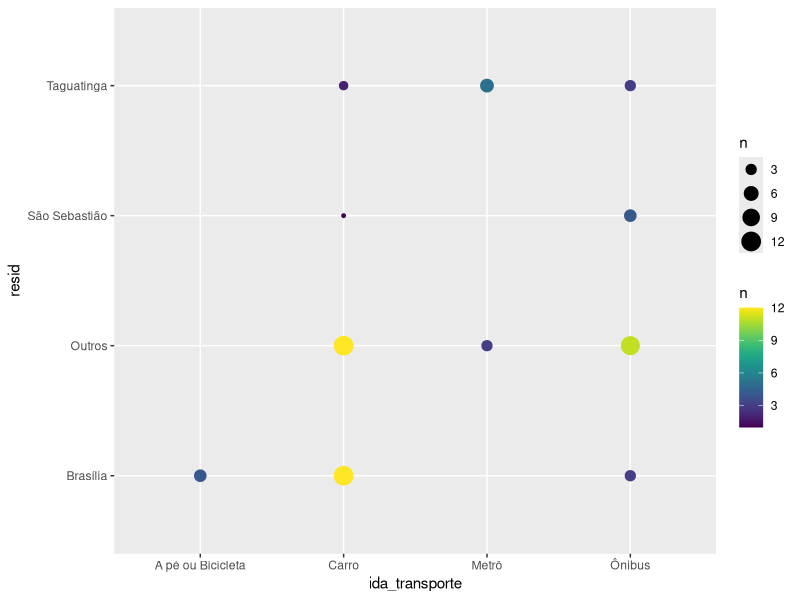
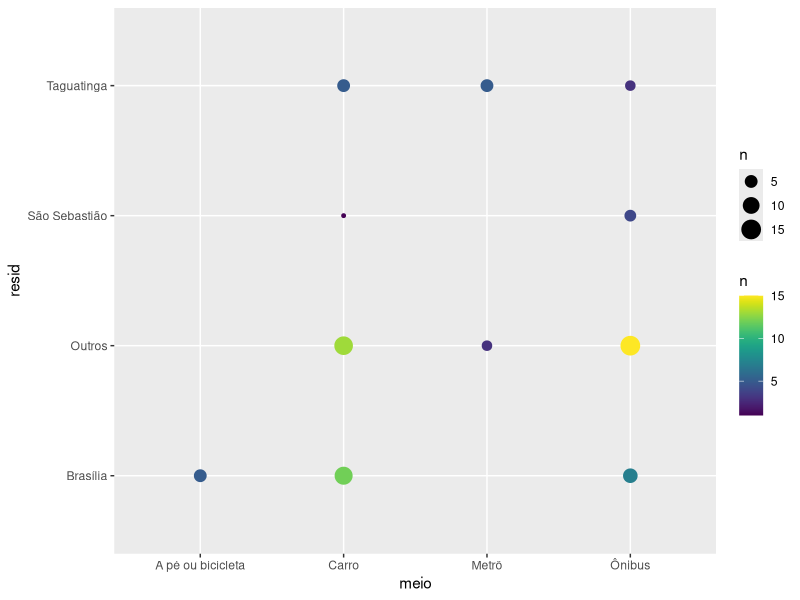
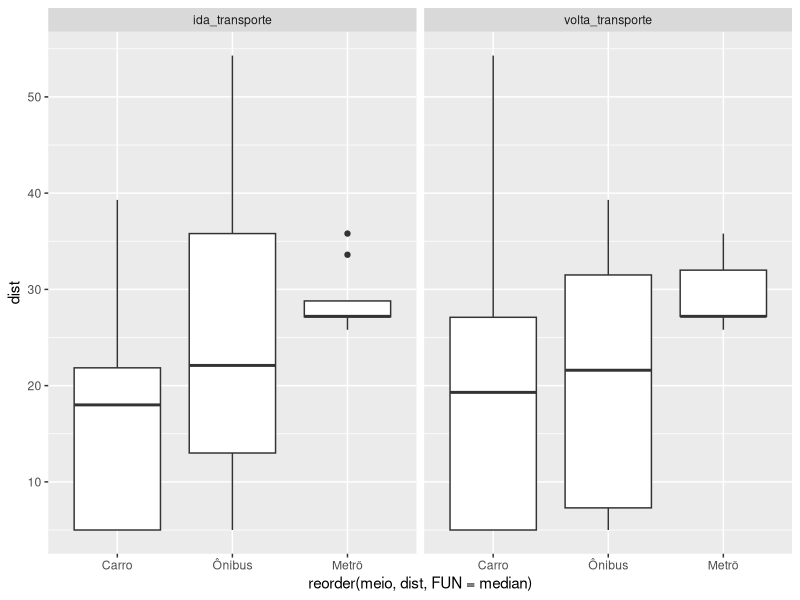
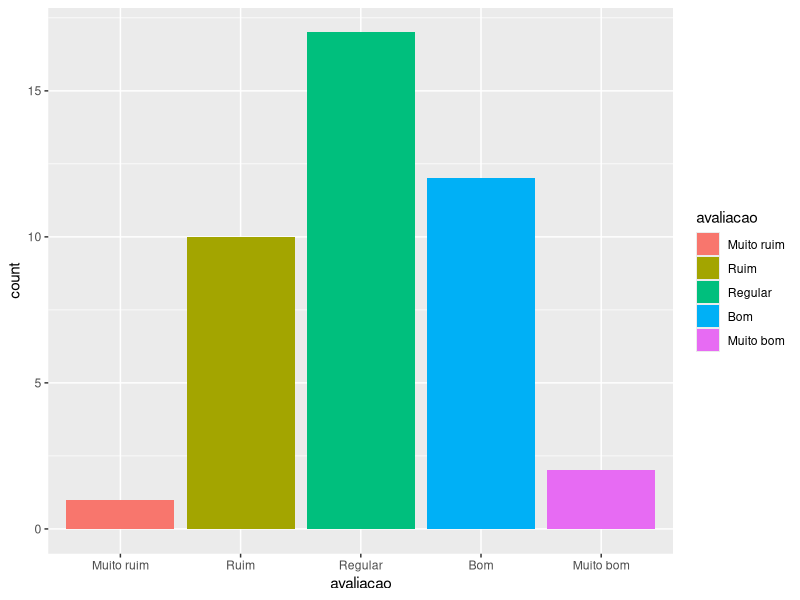
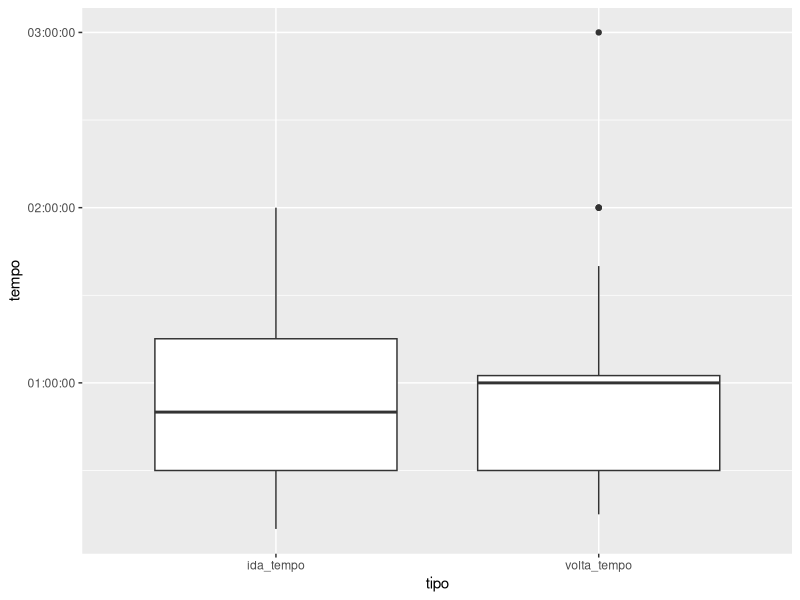
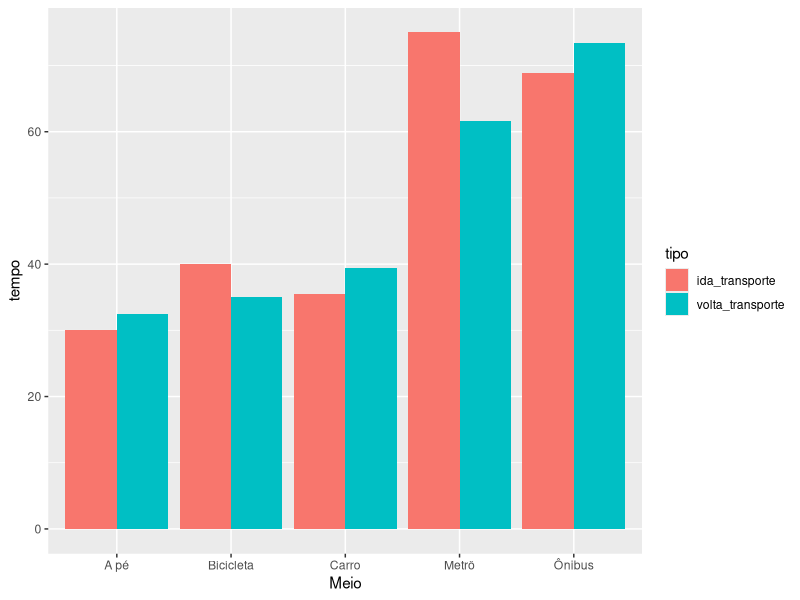
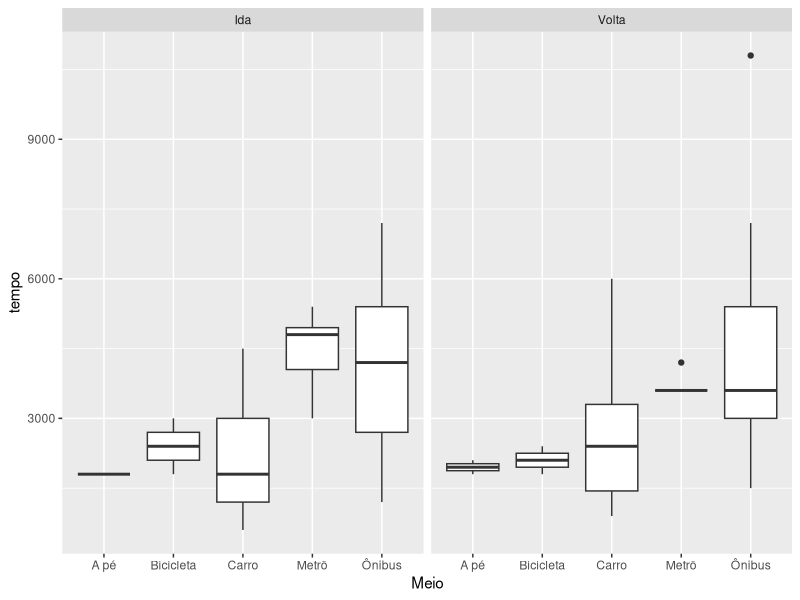
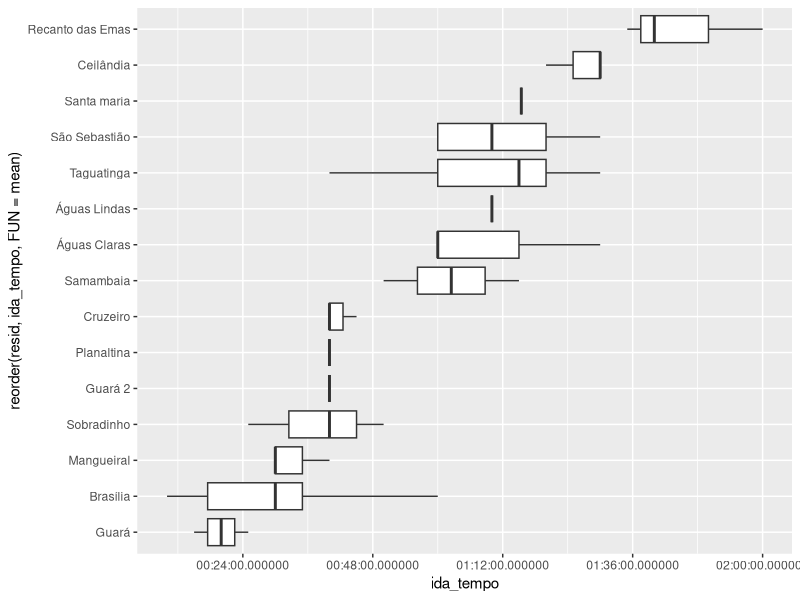

R code for these plots, in order:
## ---- chunk 1
knitr::opts_chunk$set(echo = TRUE)
library(tidyverse)
library(viridis)

transito <- read_csv("tabela1.csv")
transito2 <- read_csv("tabela2.csv")
## ---- chunk 2
transito %>%
  gather(ida_transporte, volta_transporte, key=tipo, value=Meio) %>% 
  group_by(Meio) %>% 
  summarise(Ida = sum(tipo == 'ida_transporte'), Volta = sum(tipo == 'volta_transporte'))
## ---- chunk 3
transito %>%
  mutate(resid = ifelse( resid %in% c('Asa Norte', 'Asa Sul'), 'Brasília', resid),
         resid = ifelse( resid %in% c('Brasília', 'Taguatinga', 'São Sebastião'), resid, 'Outros'),
         ida_transporte = ifelse( ida_transporte %in% c('A pé', 'Bicicleta'), "A pé ou Bicicleta", ida_transporte)) %>%
  group_by(ida_transporte, resid) %>% 
  summarise(n = n()) %>% 
  ggplot() +
    geom_point(aes(ida_transporte, resid, size = n, color = n)) + 
    scale_color_viridis()
## ---- chunk 4
transito2 %>%
  mutate(resid = ifelse( resid %in% c('Asa Norte', 'Asa Sul'), 'Brasília', resid),
         resid = ifelse( resid %in% c('Brasília', 'Taguatinga', 'São Sebastião'), resid, 'Outros')) %>%
  group_by(meio, resid) %>% 
  summarise(n = n()) %>% 
  ggplot() +
    geom_point(aes(meio, resid, size = n, color = n)) + 
    scale_color_viridis()
## ---- chunk 5
transito %>% 
  mutate(dist = ifelse(dist == 10.8, 5, dist)) %>% 
  group_by(volta_transporte) %>% 
  summarise(dist_media = mean(dist))
## ---- chunk 6
transito %>% 
  gather(ida_transporte, volta_transporte, key = tipo, value = meio) %>% 
  filter(meio %in% c("Ônibus", "Metrô", "Carro")) %>% 
  mutate(dist = ifelse(dist == 10.8, 5, dist)) %>% 
  ggplot() + 
    geom_boxplot(aes(reorder(meio, dist, FUN = median ), dist)) +
    facet_wrap(~ tipo)
## ---- chunk 7
transito$avaliacao <- as_factor(transito$avaliacao)
transito$avaliacao <- factor(transito$avaliacao, levels = c('Muito ruim', 'Ruim', 'Regular', 'Bom', 'Muito bom'))
## ---- chunk 8
transito %>%
  filter(is.na(avaliacao) != TRUE) %>% 
  ggplot(aes(avaliacao)) +
    geom_bar(aes(fill = avaliacao))
## ---- chunk 9
transito %>% 
  filter(ida_transporte == "Metrô" | volta_transporte == "Metrô") %>% 
  group_by(avaliacao) %>% 
  summarise(n())
## ---- chunk 10
transito <- transito %>%
  mutate(tempo = (ida_tempo + volta_tempo)/60)
  
transito_tempo <- as.numeric(pull(transito, tempo))
## ---- chunk 11
transito %>% 
  select(ida_tempo, volta_tempo) %>% 
  mutate(transito_tempo = (ida_tempo + volta_tempo)) %>% 
  gather(`ida_tempo`, `volta_tempo`, key=tipo, value=tempo) %>% 
  ggplot() +
    geom_boxplot(aes(tipo, tempo))
## ---- chunk 12
transito %>% 
  gather(ida_transporte, volta_transporte, key=tipo, value=Meio) %>% 
  mutate(tempo = ifelse(tipo == "ida_transporte", ida_tempo, volta_tempo)) %>% 
  group_by(Meio, tipo) %>% 
  summarise(tempo = mean(tempo/60)) %>% 
  #spread(key=tipo, value = tempo)
  ggplot() +
    geom_bar(aes(Meio, tempo, fill=tipo), stat="identity", position = "dodge")
## ---- chunk 13
transito %>% 
  gather(ida_transporte, volta_transporte, key=tipo, value=Meio) %>% 
  mutate(tempo = ifelse(tipo == "ida_transporte", ida_tempo, volta_tempo),
         tipo = ifelse(tipo == "ida_transporte", "Ida", "Volta")) %>% 
  ggplot() +
    geom_boxplot(aes(Meio, tempo)) +
    facet_wrap(~ tipo)
## ---- chunk 14
transito %>%
  mutate(resid = ifelse( resid %in% c('Asa Norte', 'Asa Sul'), 'Brasília', resid)) %>%
  ggplot(aes(x = reorder(resid, ida_tempo, FUN = mean), y = ida_tempo)) +
    geom_boxplot() +
    coord_flip()
## ---- chunk 15
transito %>%
  mutate(resid = ifelse( resid %in% c('Asa Norte', 'Asa Sul'), 'Brasília', resid)) %>%
  ggplot(aes(x = reorder(resid, volta_tempo, FUN = mean), y = volta_tempo)) +
    geom_boxplot() +
    coord_flip()
## ---- chunk 16
ggplot(transito, aes(dist, tempo)) + 
  geom_point()
## ---- chunk 17
transito <- transito %>% 
  mutate(cred = ifelse(cred < 6, NA, cred))

creditos <- transito %>% 
  filter(is.na(cred) == FALSE) %>% 
  pull(cred)
## ---- chunk 18
transito %>% 
  mutate(tempo = tempo * 7) %>% 
  ggplot(aes(cred, tempo)) + 
    geom_point()
## ---- chunk 19
transito %>% 
  filter(is.na(cred) == FALSE) %>%
  mutate(razao = tempo / (cred * 60 / 7)) %>% 
  ggplot(aes("", y = razao)) +
    geom_boxplot() +
    coord_flip()
## ---- chunk 20
transito %>% 
  filter(is.na(cred) == FALSE) %>%
  mutate(razao = tempo / (cred * 60 / 7)) %>%
  ggplot(aes(razao)) +
    geom_histogram()
